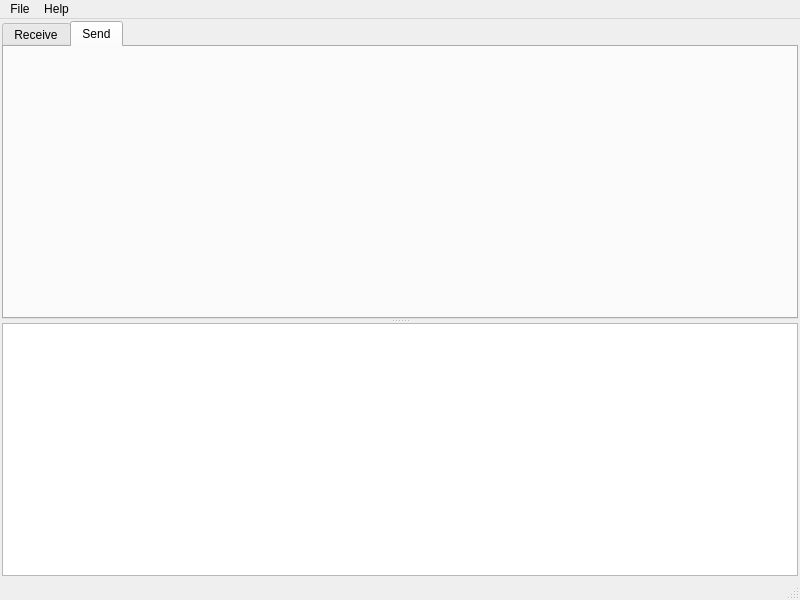
<?xml version="1.0" encoding="UTF-8"?>
<ui version="4.0">
 <class>MainWindow</class>
 <widget class="QMainWindow" name="MainWindow">
  <property name="geometry">
   <rect>
    <x>0</x>
    <y>0</y>
    <width>800</width>
    <height>600</height>
   </rect>
  </property>
  <property name="windowTitle">
   <string>UART Frame Parser</string>
  </property>
  <widget class="QWidget" name="centralwidget">
   <layout class="QVBoxLayout" name="verticalLayout">
    <property name="spacing">
     <number>2</number>
    </property>
    <property name="leftMargin">
     <number>2</number>
    </property>
    <property name="topMargin">
     <number>2</number>
    </property>
    <property name="rightMargin">
     <number>2</number>
    </property>
    <property name="bottomMargin">
     <number>2</number>
    </property>
    <item>
     <widget class="QSplitter" name="splitter_2">
      <property name="orientation">
       <enum>Qt::Vertical</enum>
      </property>
      <widget class="QTabWidget" name="tabWidget">
       <property name="currentIndex">
        <number>1</number>
       </property>
       <widget class="QWidget" name="receivingTab">
        <attribute name="title">
         <string>Receive</string>
        </attribute>
        <layout class="QHBoxLayout" name="horizontalLayout">
         <property name="spacing">
          <number>2</number>
         </property>
         <property name="leftMargin">
          <number>2</number>
         </property>
         <property name="topMargin">
          <number>2</number>
         </property>
         <property name="rightMargin">
          <number>2</number>
         </property>
         <property name="bottomMargin">
          <number>2</number>
         </property>
         <item>
          <widget class="QWidget" name="widget" native="true">
           <layout class="QHBoxLayout" name="horizontalLayout_2">
            <property name="leftMargin">
             <number>0</number>
            </property>
            <property name="topMargin">
             <number>0</number>
            </property>
            <property name="rightMargin">
             <number>0</number>
            </property>
            <property name="bottomMargin">
             <number>0</number>
            </property>
            <item>
             <widget class="QSplitter" name="splitter">
              <property name="orientation">
               <enum>Qt::Horizontal</enum>
              </property>
              <widget class="QTreeView" name="frameStructureView">
               <property name="editTriggers">
                <set>QAbstractItemView::NoEditTriggers</set>
               </property>
              </widget>
              <widget class="QTreeView" name="attributeView"/>
             </widget>
            </item>
           </layout>
          </widget>
         </item>
        </layout>
       </widget>
       <widget class="QWidget" name="sendingTab">
        <attribute name="title">
         <string>Send</string>
        </attribute>
       </widget>
      </widget>
      <widget class="QTreeView" name="historyView">
       <property name="editTriggers">
        <set>QAbstractItemView::NoEditTriggers</set>
       </property>
      </widget>
     </widget>
    </item>
   </layout>
  </widget>
  <widget class="QMenuBar" name="menubar">
   <property name="geometry">
    <rect>
     <x>0</x>
     <y>0</y>
     <width>800</width>
     <height>17</height>
    </rect>
   </property>
   <widget class="QMenu" name="menu">
    <property name="title">
     <string>File</string>
    </property>
    <addaction name="actionSettings"/>
    <addaction name="separator"/>
    <addaction name="actionExit"/>
   </widget>
   <widget class="QMenu" name="menuHelp">
    <property name="title">
     <string>Help</string>
    </property>
    <addaction name="actionAbout"/>
   </widget>
   <addaction name="menu"/>
   <addaction name="menuHelp"/>
  </widget>
  <widget class="QStatusBar" name="statusbar"/>
  <action name="actionExit">
   <property name="text">
    <string>Exit</string>
   </property>
   <property name="shortcut">
    <string>Ctrl+Q</string>
   </property>
  </action>
  <action name="actionSettings">
   <property name="text">
    <string>Settings</string>
   </property>
  </action>
  <action name="actionAbout">
   <property name="text">
    <string>About</string>
   </property>
  </action>
 </widget>
 <resources/>
 <connections/>
</ui>
